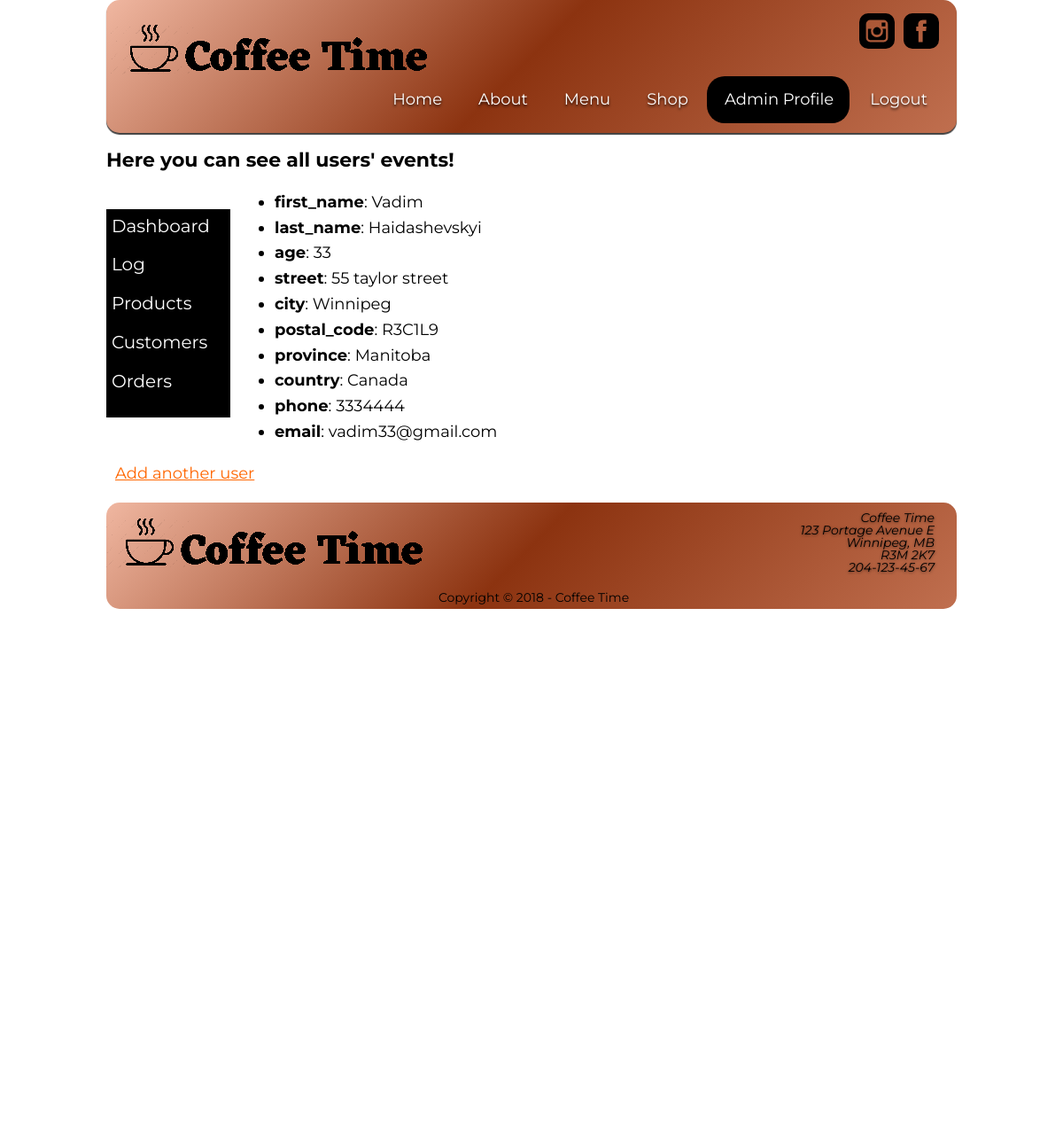
/admin_profile.php (signed in), run on the app's committed database.
### tables this page shows
CREATE TABLE `user` (
  `user_id` int(11) NOT NULL AUTO_INCREMENT PRIMARY KEY,
  `first_name` varchar(55) DEFAULT NULL,
  `last_name` varchar(55) DEFAULT NULL,
  `is_admin` varchar(15) NOT NULL DEFAULT 'regular',
  `age` int(11) DEFAULT NULL,
  `street` varchar(55) DEFAULT NULL,
  `city` varchar(45) DEFAULT NULL,
  `postal_code` varchar(6) DEFAULT NULL,
  `province` varchar(45) DEFAULT NULL,
  `country` varchar(45) DEFAULT NULL,
  `phone` char(10) DEFAULT NULL,
  `email` varchar(125) DEFAULT NULL,
  `password` varchar(12) DEFAULT NULL,
  `conf_passw` varchar(12) DEFAULT NULL,
  `created_at` datetime NOT NULL DEFAULT CURRENT_TIMESTAMP,
  `updated_at` datetime NOT NULL DEFAULT CURRENT_TIMESTAMP);

### lib/functions.php (called while the page is built, shortened)
<?php
function e($string)
{
    return htmlentities($string, null, 'UTF-8');
}

### public/admin_profile.php (the view, shortened to what this page needs)
<?php
require __DIR__ . '/../lib/functions.php';
require __DIR__ . '/../config/config.php';
$h1 = "Here you can see all users' events!";
if (!empty($_SESSION['admin'])) {
    $id = intval($_SESSION['user_id']);
    $query = "SELECT first_name, last_name, age, street, city, postal_code, province, country, phone, email FROM user
            WHERE user_id = :user_id";
      $stmt = $dbh->prepare($query);
      $params = array(
        ':user_id' => $id
      );
      $stmt->execute($params);
      $result = $stmt->fetch(\PDO::FETCH_ASSOC);
}
include __DIR__ . '/../inc/header.inc.php';
?>
  <main>
    <h1><?=$h1?></h1>
<?php include __DIR__ . '/../inc/admin.inc.php'; ?>
<div id="admin_profile">
<?php if ($result) : ?>
  <ul id="admin_info" style="margin-left: 150px">
    <?php foreach ($result as $key => $value) : ?>
        <?php if (!is_array($value)) : ?>
      <li><strong><?=e($key)?></strong>: <?=e($value)?></li>
        <?php endif; ?>
    <?php endforeach; ?>
    </ul>
    <p><a href="register_page.php">Add another user</a></p>
<?php else : ?>
    <h2>There were some problem adding a new user</h2>
<?php endif; ?>
<?php
    include __DIR__ . '/../inc/footer.inc.php';
?>
</html>

### public/styles/capstone_project_screen.css (style rules this page uses)
body { font-size: 18px; line-height: 1.3em; font-family: 'Montserrat', Arial, sans-serif; color: #000; background-color: #fff; margin: 0 auto; }
main { font-size: 18px; display: block; background-color: #fff; line-height: 1.6em; min-height: 1100px; text-align: left; z-index: 10; margin: 0 auto; position: relative; }
main p { margin-left: 5px; }
h1 { text-align: left; font-size: 22px; font-weight: 700; margin-top: 17px; }
p a { color: #f60; background-color: transparent; text-decoration: underline; padding-left: 5px; }

### public/styles/capstone_mobile.css (style rules this page uses)
body { font-family: 'Montserrat', Arial, sans-serif; font-size: 16px; color: #000; background-color: #fff; margin: 0; }
main { display: block; background-color: #fff; line-height: 1.6em; min-height: 500px; text-align: left; z-index: 10; margin: 0 auto; position: relative; }
main p { margin-left: 5px; }
h1 { text-align: left; font-size: 22px; font-weight: 700; margin-top: 17px; }

### public/styles/capstone_print.css (style rules this page uses)
body { font-size: 18px; line-height: 1.3em; font-family: 'Montserrat', Arial, sans-serif; background-color: #fff; margin: 0 auto; }
main { font-size: 18px; display: block; background-color: #fff; line-height: 1.6em; min-height: 1100px; text-align: left; z-index: 10; margin: 0 auto; position: relative; }
main p { margin-left: 5px; }
h1 { text-align: left; font-size: 22px; font-weight: 700; margin-top: 17px; }

### data on the page
user: first_name "Vadim", last_name "Haidashevskyi", age "33", street "55 taylor street", city "Winnipeg", postal_code "R3C1L9", province "Manitoba", country "Canada", phone "3334444", email "vadim33@gmail.com"

### other printed values
$h1 "Here you can see all users' events!"
$key "first_name"
$key "last_name"
$key "age"
$key "street"
$key "city"
$key "postal_code"
$key "province"
$key "country"
$key "phone"
$key "email"
